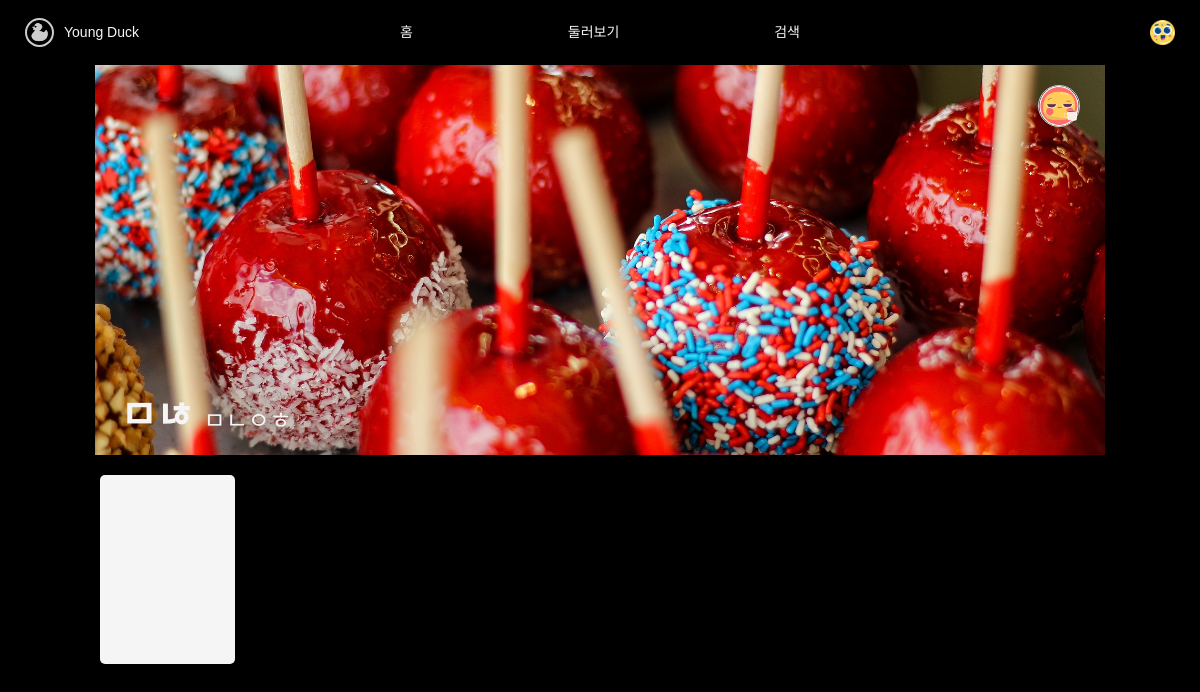
Page /books/8/detail/ (signed in) on the committed database.
### accounts/models.py (models this page shows)
class User(AbstractUser):
    followings = models.ManyToManyField('self', symmetrical=False, related_name='followers')

class Profile(models.Model):
    user = models.OneToOneField(settings.AUTH_USER_MODEL, on_delete=models.CASCADE, related_name='profile')
    nickname = models.CharField(
        max_length=50,
        blank=True,
        )
    profile_img = models.ImageField(
        default='images/icons/{}.png'.format(random.randrange(1, 20)),
        upload_to=profiles_image_path,
        )

### books/models.py (models this page shows)
class Book(models.Model):
    title = models.CharField(max_length=20)
    semi_title = models.CharField(max_length=50)
    cover_image = models.ImageField(
        blank=True,
        upload_to=cover_image_path,
        )
    created_at = models.DateTimeField(auto_now_add=True)
    updated_at = models.DateTimeField(auto_now=True)
    user = models.ForeignKey(settings.AUTH_USER_MODEL, on_delete=models.CASCADE)
    like_users = models.ManyToManyField(settings.AUTH_USER_MODEL, related_name='like_books')

class Card(models.Model):
    my_score = models.FloatField()
    my_comment = models.TextField()
    visited_count = models.IntegerField()
    user = models.ForeignKey(settings.AUTH_USER_MODEL, on_delete=models.CASCADE)
    watched_movie = models.ForeignKey(Movie, on_delete=models.CASCADE, related_name='cards')
    belonged_book = models.ManyToManyField(Book, related_name='collected_cards')

### movies/models.py (models this page shows)
class Movie(models.Model):
    title = models.CharField(max_length=100)
    released_date = models.DateField()
    popularity = models.FloatField()
    vote_average = models.FloatField()
    vote_count = models.IntegerField()
    homepage = models.CharField(max_length=100, blank=True)
    runtime = models.IntegerField()
    status = models.CharField(max_length=50, blank=True)
    overview = models.TextField()
    poster_path = models.CharField(max_length=200, blank=True)
    backdrop_path = models.CharField(max_length=200, blank=True)
    budget = models.IntegerField()
    video = models.CharField(max_length=100, blank=True)
    director = models.CharField(max_length=100)
    click_count = models.IntegerField()
    genres = models.ManyToManyField(Genre)
    people = models.ManyToManyField(People, blank=True)

### books/views.py (the view)
# urls.py: path('<int:book_pk>/detail/', views.detail, name='detail'),
@require_GET
def detail(request, book_pk):
    if request.user.is_authenticated:
        book = get_object_or_404(Book, pk=book_pk)
        person = get_object_or_404(get_user_model(), pk=book.user.pk)
        cards = book.collected_cards.all()
        context = {
            'book' : book,
            'person' : person,
            'cards' : cards,
        }
        return render(request, 'books/detail.html', context)
    else:
        return redirect('accounts:login')

### books/templates/books/detail.html (shortened to what this page needs)
{% extends 'base.html' %}
{% block content %}
<div id="book-detail">
	<div id="book-detail-container" class="vertical">
		<div id="book-detail-cover" style="background-image: url('{{ book.cover_image.url }}'); background-position: center center;" class="vertical">
			<div id="cover-top" class="horizontal">
				<div class="profile-background">
					<a href="{% url 'accounts:profile' person.username %}">
					<div id="book-cover-profile" style="background-image: url('{{ person.profile.profile_img.url }}')"></div>
				</a>
				</div>
			</div>
			<div id="cover-base" class="horizontal">
				<div id="cover-title">{{ book.title }}</div>
				<div id="cover-semi-title">{{ book.semi_title }}</div>
			</div>
		</div>
		<div id="book-detail-movies" class="book-detail-movies vertical">
			<div class="book-detail-movies-body horizontal">
				{% for card in cards %}
				<a href="{% url 'books:detail_card' card.pk %}">
					<div class="book-detail-movie-card">
						<div class="book-movie-poster" style="background-image: url('https://image.tmdb.org/t/p/w500{{ card.watched_movie.poster_path }}')"></div>
					</div>
				</a>
				{% endfor %}
			</div>
		</div>
	</div>
</div>
{% endblock content %}

### templates/_nav.html (shortened to what this page needs)
{% if user.is_authenticated %}
<div id="navbar" class="horizontal">
  <div id="navbar-left" class="horizontal">
    <div id="nav-logo"></div>
    <div id="nav-title">Young Duck</div>
  </div>
  <div id="navbar-center" class="horizontal">
    <div id="nav-home">
      <span class="navbar__span">홈</span>
    </div>
    <div id="nav-around">
      <span class="navbar__span">둘러보기</span>
    </div>
    <div id="nav-search">
      <span class="navbar__span">검색</span>
    </div>
  </div>
  <div id="navbar-right" class="horizontal">
    <div id="nav-profile" style="background-image: url('{{ user.profile.profile_img.url }}'); background-size: 100%;"></div>
  </div>
</div>
{% endif %}

### static/css/style.css (style rules this page uses)
.horizontal { flex-direction: row; flex-wrap: wrap; align-items: center; }
.vertical { flex-direction: column; flex-wrap: wrap; align-items: center; }
body { background-color: black; color: #f5f5f5; }

### static/css/nav.css (style rules this page uses)
div { display: flex; }
#navbar { position: fixed; top: 0; width: 100%; height: 64px; justify-content: space-between; background-color: black; font-family: 'Noto Sans KR', sans-serif; font-size: 14px; font-weight: 400; z-index: 10; color: #f5f5f5; }
.navbar__span { height: fit-content; }
#navbar-left { width: 300px; height: 64px; padding: 0px 25px 0px 25px; }
#nav-logo { width: 25px; height: 25px; background-image: url('../images/logo/logo_tmp.png'); background-size: 100%; align-items: center; margin-right: 10px; cursor: pointer; border-radius: 25px; border: 2px solid #cdcdcd; }
#nav-title { width: 200px; height: 25px; align-items: center; cursor: pointer; }
#navbar-center { width: 400px; height: 64px; justify-content: space-between; }
#nav-home { height: 25px; width: fit-content; align-items: center; cursor: pointer; }
#nav-around { height: 25px; width: fit-content; align-items: center; cursor: pointer; }
#nav-search { height: 25px; width: fit-content; align-items: center; cursor: pointer; }
#navbar-right { width: 300px; height: 64px; padding: 0px 25px 0px 25px; justify-content: flex-end; }
#nav-profile { height: 25px; width: 25px; align-items: center; cursor: pointer; }

### static/css/book-detail.css (style rules this page uses)
#book-detail { width: 100%; justify-content: center; }
#book-detail-container { width: 1130px; padding: 65px; }
#book-detail-cover { width: 960px; height: 350px; background-size: 100%; background-position: center; background-repeat: no-repeat; justify-content: space-between; padding: 20px 25px 20px 25px; }
#book-detail-movies { width: 1000px; }
.book-detail-movies { width: 100%; height: fit-content; margin-bottom: 100px; }
.book-detail-movies-body { width: 100%; gap: 9px; padding: 20px 0px 20px 0px; }
.book-detail-movie-card { width: 135px; height: 189px; background-color: #f5f5f5; border-radius: 5px; justify-content: center; align-items: center; }
.book-movie-poster { width: 125px; height: 179px; border-radius: 5px; background-size: 100%; }
#book-cover-profile { width: 40px; height: 40px; background-size: 100%; background-repeat: no-repeat; }
#cover-top { width: 100%; justify-content: flex-end; }
#cover-base { width: 100%; align-items: baseline; }
#cover-title { font-family: 'Noto Sans KR', sans-serif; font-size: 40px; font-weight: 600; color: #f5f5f5; margin-right: 10px; }
#cover-semi-title { font-family: 'Noto Sans KR', sans-serif; font-size: 24px; font-weight: 400; color: #f5f5f5; margin-right: 30px; }
.profile-background { width: 40px; height: 40px; background-color: black; border: 1px solid #cdcdcd; border-radius: 50px; }

### static/css/account-update.css (style rules this page uses)
a { text-decoration-line: none; }
a:link { color: #4691BC; }

### rows in the picture
User: profile.profile_img (picture)
Book: cover_image (picture), title "ㅁㄶ", semi_title "ㅁㄴㅇㅎ"
User: profile.profile_img (picture)
